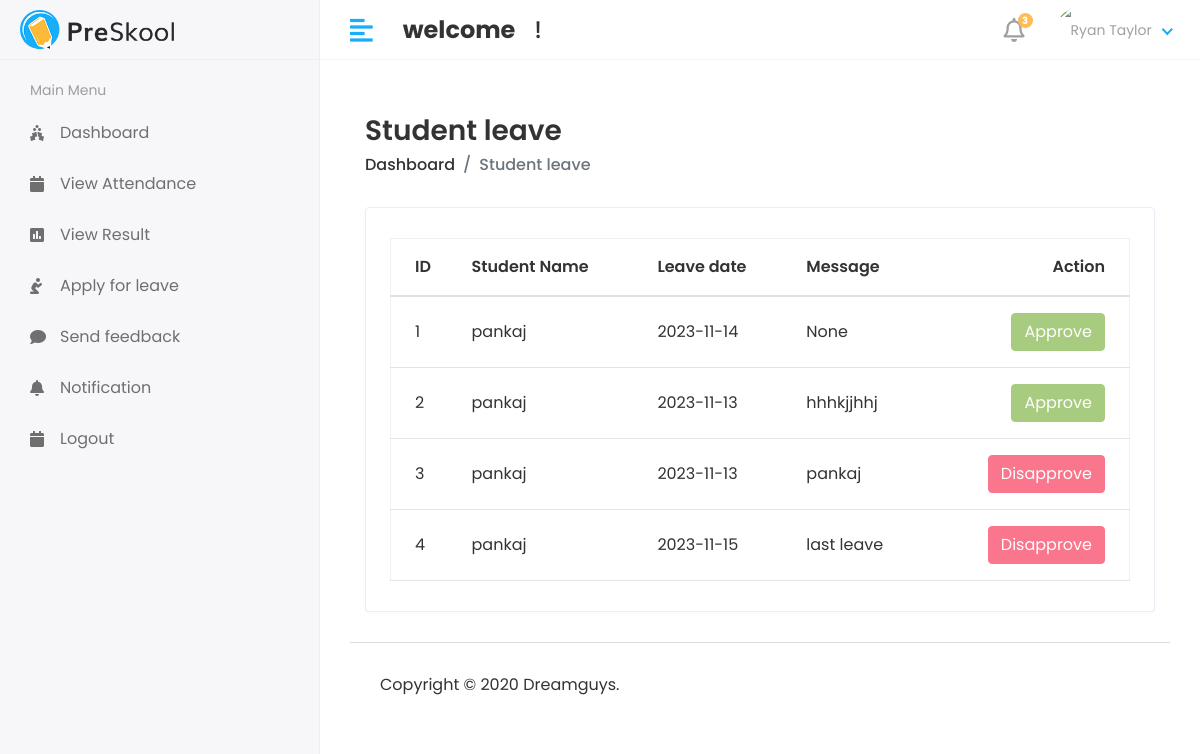
/Hod/student/leave_view, run on the app's committed database.
### api/models.py (models this page shows, shortened)
class Student_leave(models.Model):
    student_id = models.ForeignKey(Student, on_delete=models.CASCADE)
    date = models.CharField(max_length=200)
    message = models.TextField(null=True,blank=True)
    status = models.IntegerField(default=0)
    created_at = models.DateTimeField(auto_now_add=True)
    updated_at = models.DateTimeField(auto_now=True)

class Student(models.Model):
    admin = models.OneToOneField(user1, on_delete=models.CASCADE)
    address = models.TextField()
    gender = models.CharField(max_length=100)
    course_id = models.ForeignKey(Course, on_delete=models.DO_NOTHING)
    session_year_id = models.ForeignKey(Session_year, on_delete=models.DO_NOTHING)
    created_at = models.DateTimeField(auto_now_add=True)
    updated_at = models.DateTimeField(auto_now=True)

class user1(AbstractUser):
    USER = (
        (1, 'HOD'),
        (2, 'STAFF'),
        (3, 'STUDENT'),
    )
    user_type = models.CharField(choices=USER, max_length=50, default=1)
    profile_pic = models.ImageField(upload_to='media/profile_pic')

### student/Hod_views.py (the view)
# urls.py: path('Hod/student/leave_view',Hod_views.student_leave_view, name='student_leave_view'),
def student_leave_view(request):
    student_leave = Student_leave.objects.all()
    context = {
        'student_leave': student_leave
    }
    return render(request, 'Hod/student_leave.html', context)

### templates/Hod/student_leave.html (shortened to what this page needs)
{% extends 'base.html' %}
{% block content %}
{% load static %}
            <div class="content container-fluid">
               <div class="page-header">
                  <div class="row align-items-center">
                     <div class="col">
                        <h3 class="page-title">Student leave</h3>
                        <ul class="breadcrumb">
                           <li class="breadcrumb-item"><a href="index.html">Dashboard</a></li>
                           <li class="breadcrumb-item active">Student leave</li>
                        </ul>
                     </div>
                  </div>
               </div>
               <div class="row">
                  <div class="col-sm-12">
                     <div class="card card-table">
                        <div class="card-body">
                           <div class="table-responsive">
                              <table  id="table_id" class="table table-hover table-center mb-0 datatable">
                                 <thead>
                                    <tr>
                                       <th>ID</th>
                                       <th>Student Name</th>
                                       <th>Leave date</th>
                                       <th>Message</th>
                                       <th class="text-right">Action</th>
                                    </tr>
                                 </thead>
                                 <tbody>
                                 {% for i in student_leave %}
                                    <tr>
                                       <td>{{i.id}}</td>
                                        <td>{{i.student_id.admin.first_name}}</td>
                                       <td>{{i.date}}</td>
                                       <td>{{i.message}}</td>
                                       <td class="text-right">
                                          <div class="actions">
                                             {% if i.status == 0 %}
                                             <a href="{%url 'student_approve_leave' i.id %}" class="btn btn-success">Approve</a>
                                             <a href="{%url 'student_disapprove_leave' i.id %}" class="btn btn-danger">Disapprove</a>
                                             {% elif i.status == 1 %}
                                             <button class="btn btn-success" disabled="disabled">Approve </button>
                                             {% else %}
                                             <button class="btn btn-danger" disabled="disabled">Disapprove </button>
                                             {% endif %}
                                          </div>
                                       </td>
                                    </tr>
                                    <tr>
                                  {% endfor %}
                                 </tbody>
                              </table>
                           </div>
                        </div>
                     </div>
                  </div>
               </div>
            </div>
{% endblock %}

### api/static/assets/css/style.css (style rules this page uses)
html { height: 100%; }
body { background-color: #fff; color: #333; font-family: 'Poppins', sans-serif; font-size: 1rem; height: 100%; line-height: 1.5; overflow-x: hidden; }
h1, h2, h3, h4, h5, h6 { font-family: 'Poppins', sans-serif; margin-top: 0; }
a { color: #009ce7; }
input, button, a { transition: all 0.4s ease; -moz-transition: all 0.4s ease; -o-transition: all 0.4s ease; -ms-transition: all 0.4s ease; -webkit-transition: all 0.4s ease; }
input, input:focus, button, button:focus { outline: none; }
ul, ol { padding: 0px; list-style: none; }
.table { color: #333; max-width: 100%; margin-bottom: 0; width: 100%; }
.table.dataTable { border-collapse: collapse !important; border: 1px solid rgba(0, 0, 0, 0.05); }
.table thead tr th { font-weight: 600; }
.table tbody tr { border-bottom: 1px solid rgba(0, 0, 0, 0.05); }
.table.table-center td, .table.table-center th { vertical-align: middle; }
.card-table .card-body .table > thead > tr > th { border-top: 0; }
.card-table .card-body .table tr td:first-child, .card-table .card-body .table tr th:first-child { padding-left: 1.5rem; }
.card-table .card-body .table tr td:last-child, .card-table .card-body .table tr th:last-child { padding-right: 1.5rem; }
.card-table .table td, .card-table .table th { border-top: 1px solid #e2e5e8; padding: 1rem 0.75rem; white-space: nowrap; }
.btn-success { background-color: #7bb13c; border: 1px solid #7bb13c }
.btn-success.disabled, .btn-success:disabled { background-color: #7bb13c; border-color: #7bb13c; color: #fff; }
.btn-danger { background-color: #e84646; border: 1px solid #e84646; }
.btn-danger.disabled, .btn-danger:disabled { background-color: #f62d51; border-color: #f62d51; color: #fff; }
.card { border: 1px solid #ececf5; box-shadow: 0 1px 3px 0 rgba(0, 0, 0, 0.03); margin-bottom: 1.875rem; }
.card-body { padding: 1.5rem; }
.page-header { margin-bottom: 1.875rem; }
.page-header .breadcrumb { background-color: transparent; color: #6c757d; font-size: 1rem; font-weight: 500; margin-bottom: 0; padding: 0; }
.page-header .breadcrumb a { color: #333; }
.page-title { font-size: 28px; font-weight: 600; color: #333; margin-bottom: 5px; }

### data on the page
Student_leave: id "1", student_id.admin.first_name "pankaj", date "2023-11-14", message "None", status "Approve"
Student_leave: id "2", student_id.admin.first_name "pankaj", date "2023-11-13", message "hhhkjjhhj", status "Approve"
Student_leave: id "3", student_id.admin.first_name "pankaj", date "2023-11-13", message "pankaj", status "Disapprove"
Student_leave: id "4", student_id.admin.first_name "pankaj", date "2023-11-15", message "last leave", status "Disapprove"
